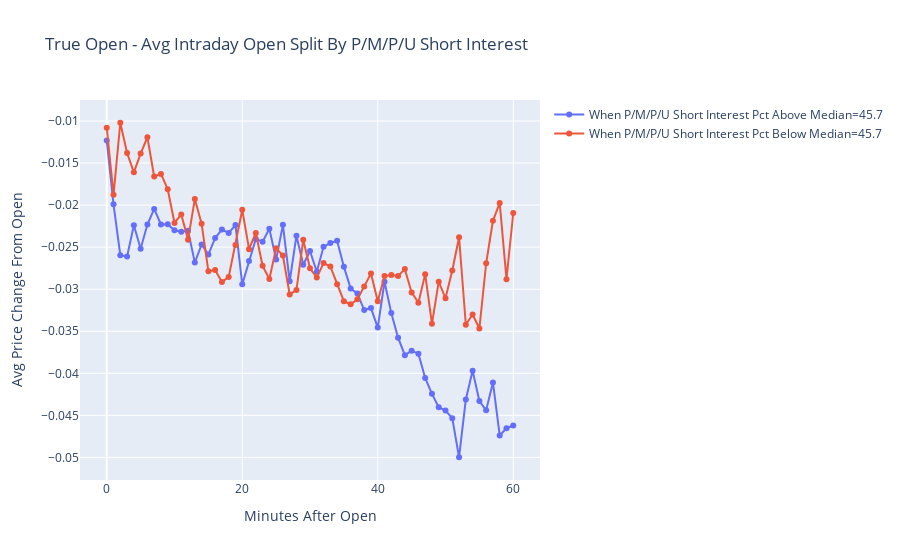
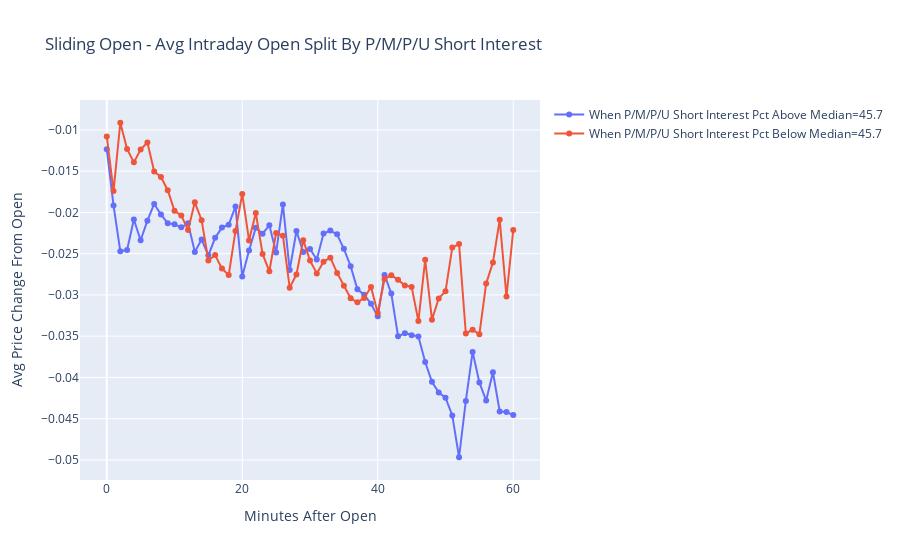

Notebook code for these charts, in order:
### Markdown cell above
Show the figures

### Code cell
figures = [fig1, fig2]
for fig in figures:
  fig.show()
